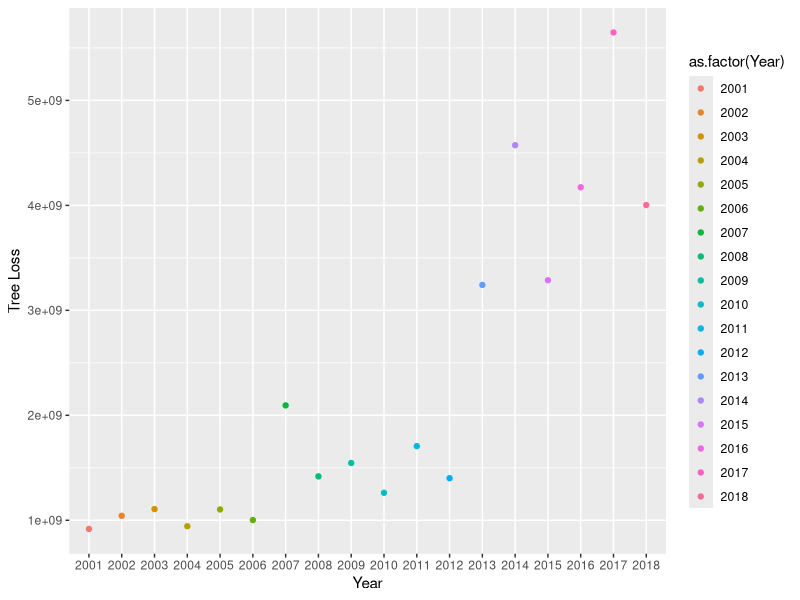
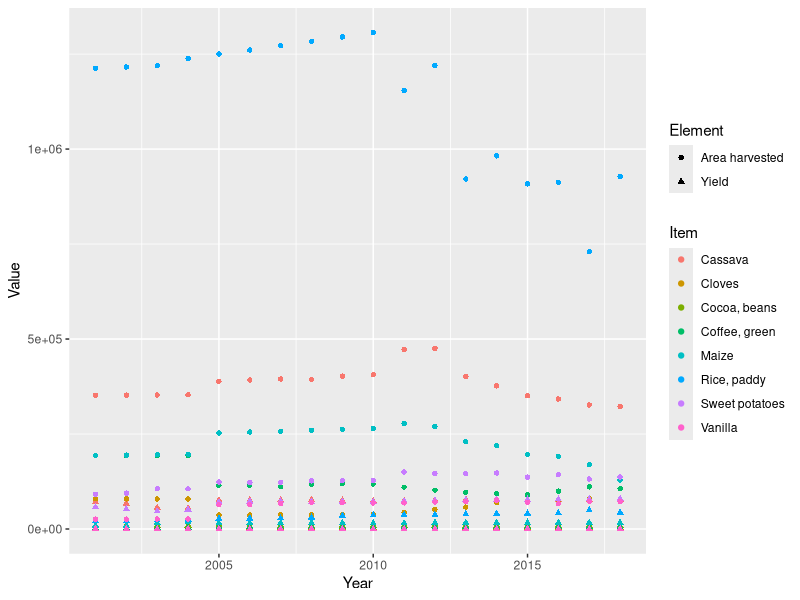
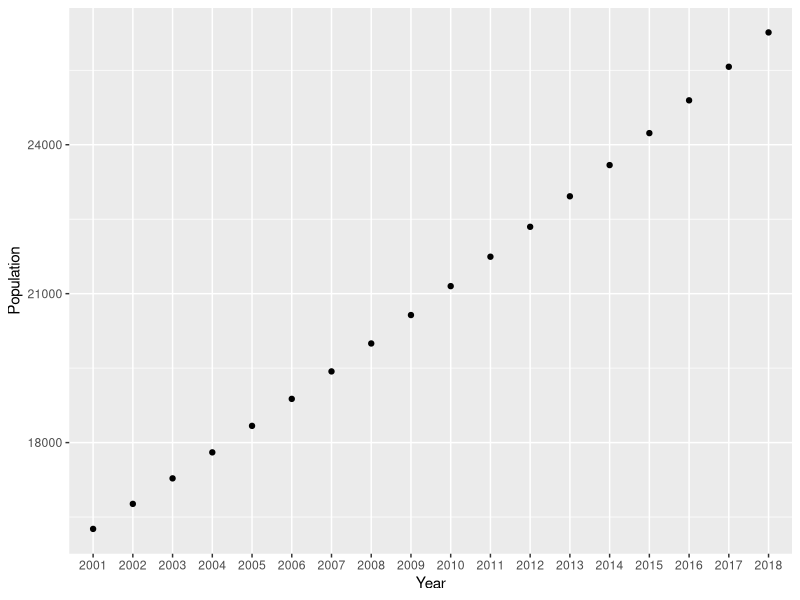
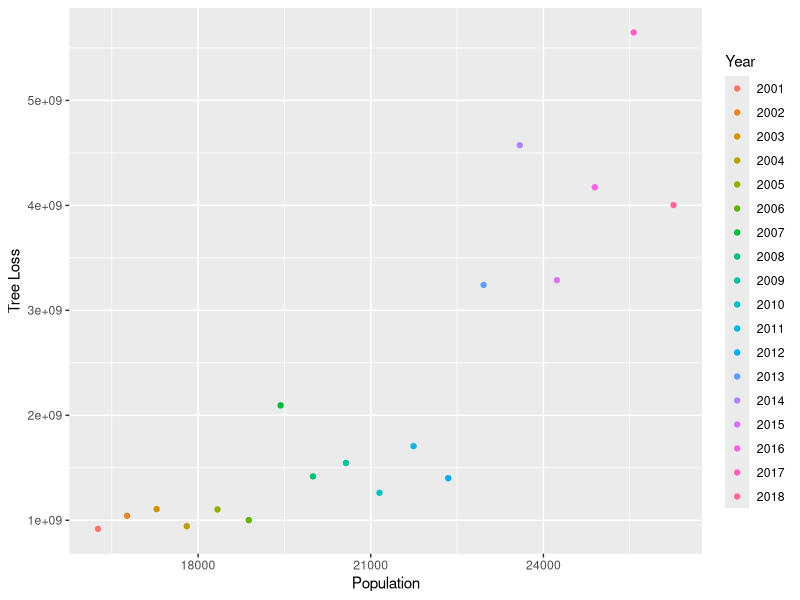
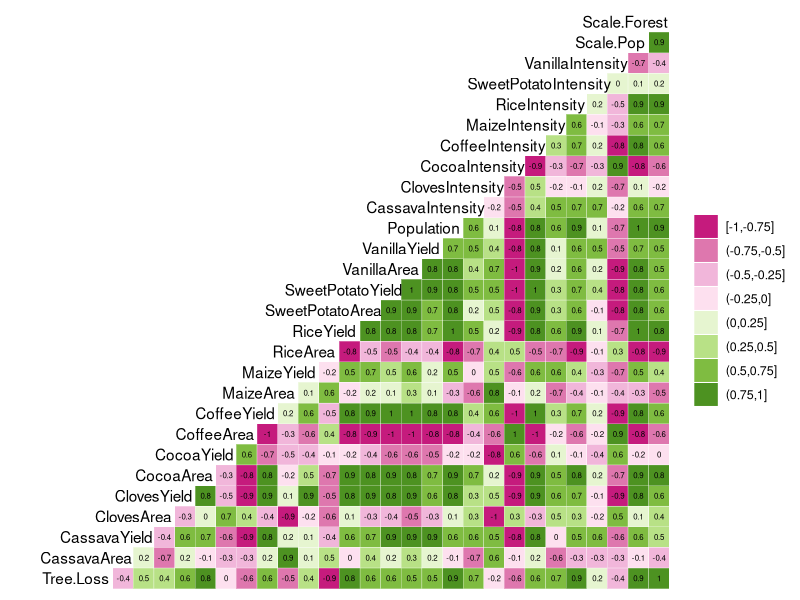
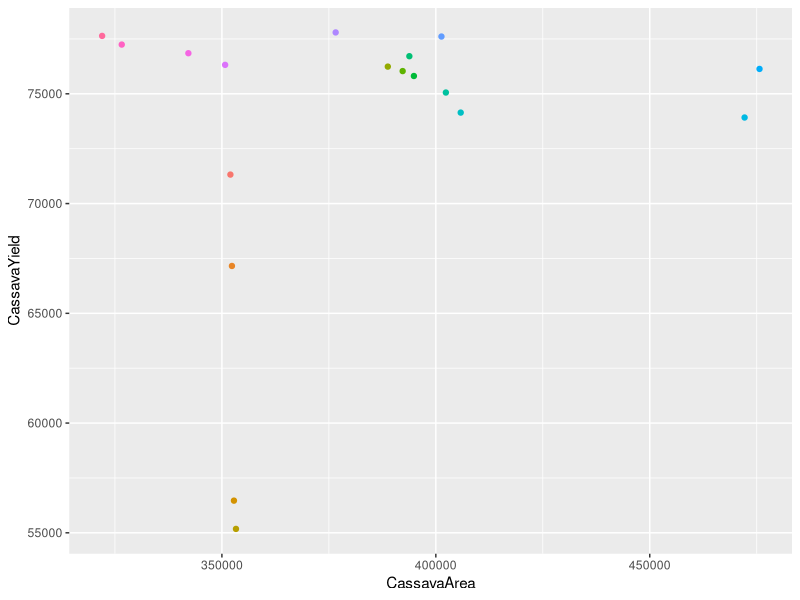
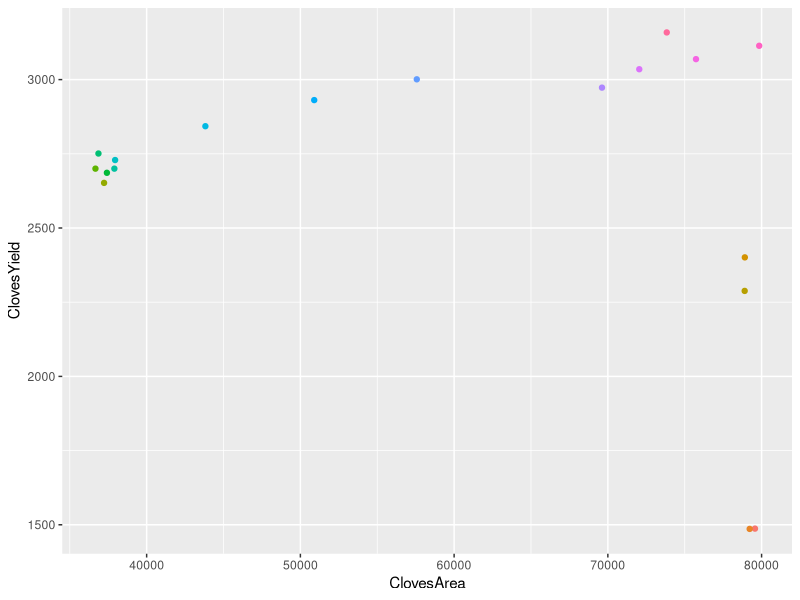
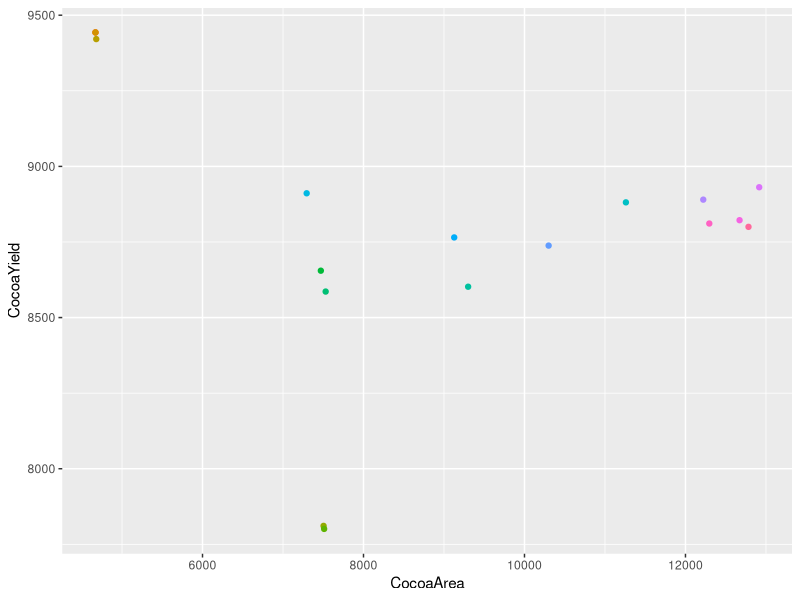

Write the R code that produced these figures, in order. (Note: this script raises an error after producing the figures.)
## ---- chunk 1
knitr::opts_chunk$set(echo = TRUE)
## ---- chunk 2
getwd()
library(tidyverse)
library(ggridges)
library(corrplot)
library(ggplot2)
library(GGally)
library(cowplot)
library(ggpubr)
FullData <- read.csv("../ProcessedData/FullData.csv")
CropData <- read.csv("../RawData/CropData.csv")
## ---- chunk 3
FullData$Year <-as.factor(FullData$Year)

TreeLossByYear <- ggplot(FullData, aes(x = Year, y = Tree.Loss, color = as.factor(Year) )) + 
  geom_point() +
  xlab("Year") +
  ylab("Tree Loss")
TreeLossByYear

## ---- chunk 4
CropPlot <- 
  ggplot(CropData, aes(x = Year, y = Value, shape = Element, color = Item)) +
  geom_point() 
print(CropPlot)
## ---- chunk 5
PopulationByYear <- 
  ggplot(FullData, aes(x = Year, y = Population)) + 
  geom_point() +
  xlab("Year") +
  ylab("Population") 
PopulationByYear

PopulationByTreeLoss <- ggplot(FullData, aes(x = Population, y = Tree.Loss, color = Year )) + 
  geom_point() +
  xlab("Population") +
  ylab("Tree Loss")
PopulationByTreeLoss
## ---- chunk 6
correlation <- ggcorr(FullData, nbreaks = 8, digits = 2, label = TRUE, label_size = 2, hjust = .9, layout.exp = 4, palette = "PiYG")
print(correlation)

## ---- chunk 7
CassavaPlot <- ggplot(FullData, aes(x = CassavaArea, y = CassavaYield, color= Year)) + 
  geom_point() + theme(legend.position="none") +
  geom_path()
CassavaPlot

ClovesPlot <- ggplot(FullData, aes(x = ClovesArea, y = ClovesYield, color= Year)) + 
  geom_point() + theme(legend.position="none") +
  geom_path()
ClovesPlot

CocoaPlot <- ggplot(FullData, aes(x = CocoaArea, y = CocoaYield, color= Year)) + 
  geom_point() + theme(legend.position="none") +
  geom_path()
CocoaPlot

CoffeePlot <- ggplot(FullData, aes(x = CoffeeArea, y = CoffeeYield, color= Year)) + 
  geom_point() + theme(legend.position="none") +
  geom_path()
CoffeePlot #very clear example of increased agricultural intensity over time less area needed to create higher yield

MaizePlot <- ggplot(FullData, aes(x = MaizeArea, y = MaizeYield, color= Year)) + 
  geom_point() + theme(legend.position="none") +
  geom_path()
MaizePlot

RicePlot <- ggplot(FullData, aes(x = RiceArea, y = RiceYield, color= Year)) + 
  geom_point() + theme(legend.position="none") +
  geom_path()
RicePlot #really interesting pattern of increased agricultural intensity - showing learning curve over time 

SweetPotatoPlot <- ggplot(FullData, aes(x = SweetPotatoArea, y = SweetPotatoYield, color= Year)) + 
  geom_point() + theme(legend.position="none") +
  geom_path()
SweetPotatoPlot #shows opposite trend - relationship between area and yield appears to remain constant throughout years

VanillaPlot <- ggplot(FullData, aes(x = VanillaArea, y = VanillaYield, color= Year)) + 
  geom_point() + theme(legend.position="none") +
  geom_path()
VanillaPlot #shows huge jump in vanilla yield around 2005, then yield and area seem to stabilize (indicating some sort of carryign capacity)



## ---- chunk 8
CassavaIntensity <- FullData$CassavaYield/FullData$CassavaArea
ClovesIntensity <- FullData$ClovesYield/FullData$ClovesArea
CocoaIntensity <- FullData$CocoaYield/FullData$CocoaArea
CoffeeIntensity <- FullData$CoffeeYield/FullData$CoffeeArea
MaizeIntensity <- FullData$MaizeYield/FullData$MaizeArea
RiceIntensity <- FullData$RiceYield/FullData$RiceArea
SweetPotatoIntensity <- FullData$SweetPotatoYield/FullData$SweetPotatoArea
VanillaIntensity <- FullData$VanillaYield/FullData$VanillaArea

## ---- chunk 9
FullData$CassavaIntensity <- CassavaIntensity
FullData$ClovesIntensity <- ClovesIntensity
FullData$CocoaIntensity <- CocoaIntensity
FullData$CoffeeIntensity <- CoffeeIntensity
FullData$MaizeIntensity <- MaizeIntensity
FullData$RiceIntensity <- RiceIntensity
FullData$SweetPotatoIntensity <- SweetPotatoIntensity
FullData$VanillaIntensity <- VanillaIntensity

## ---- chunk 10
 
    geom_point(aes(y = CassavaIntensity, color = Item)) + 
    geom_point(aes(y = ClovesIntensity, color = Year)) +
    geom_point(aes(y = CocoaIntensity, color = Year)) +
    geom_point(aes(y = CoffeeIntensity, color = Year))

ggplot(FullData) +
    geom_point(aes(x = Year, y = CassavaIntensity, color = "Cassava")) + 
    geom_point(aes(x = Year, y = ClovesIntensity, color = "Cloves")) +
    geom_point(aes(x = Year, y = CocoaIntensity, color = "Cocoa")) +
    geom_point(aes(x = Year, y = CoffeeIntensity, color = "Coffee")) +
    geom_point(aes(x = Year, y = MaizeIntensity, color = "Maize")) +
    geom_point(aes(x = Year, y = RiceIntensity, color = "Rice")) +
    geom_point(aes(x = Year, y = SweetPotatoIntensity, color = "Sweet Potato")) +
    geom_point(aes(x = Year, y = VanillaIntensity, color = "Vanilla")) +
    geom_path(aes(x = Year, y = CassavaIntensity, color = "Cassava")) + 
    geom_path(aes(x = Year, y = ClovesIntensity, color = "Cloves")) +
    geom_path(aes(x = Year, y = CocoaIntensity, color = "Cocoa")) +
    geom_path(aes(x = Year, y = CoffeeIntensity, color = "Coffee")) +
    geom_path(aes(x = Year, y = MaizeIntensity, color = "Maize")) +
    geom_path(aes(x = Year, y = RiceIntensity, color = "Rice")) +
    geom_path(aes(x = Year, y = SweetPotatoIntensity, color = "Sweet Potato")) +
    geom_path(aes(x = Year, y = VanillaIntensity, color = "Vanilla"))
    

## ---- chunk 11
BigPlot <- ggarrange(CassavaPlot, ClovesPlot, CocoaPlot, CoffeePlot, MaizePlot, RicePlot, SweetPotatoPlot, VanillaPlot, nrow = 4, ncol = 2, common.legend = T, legend = "right")
print(BigPlot)
## ---- chunk 12
#Crops
hist(CassavaIntensity)
hist(ClovesIntensity)
hist(CocoaIntensity)
hist(CoffeeIntensity)
hist(MaizeIntensity)
hist(RiceIntensity)
hist(SweetPotatoIntensity)
hist(VanillaIntensity)
#Not exactly normal but good enough to move forward with linear regression

#Population
hist(FullData$Population)
#Not exactly normal but need to scale 
Scale.Pop <- scale(FullData$Population)
FullData$Scale.Pop <- Scale.Pop

#Forest Loss
hist(FullData$Tree.Loss)
Scale.Forest <- scale(FullData$Tree.Loss)
FullData$Scale.Forest <- Scale.Forest

## ---- chunk 13
write.csv(FullData, row.names = FALSE, file = "../ProcessedData/FullData.csv")
